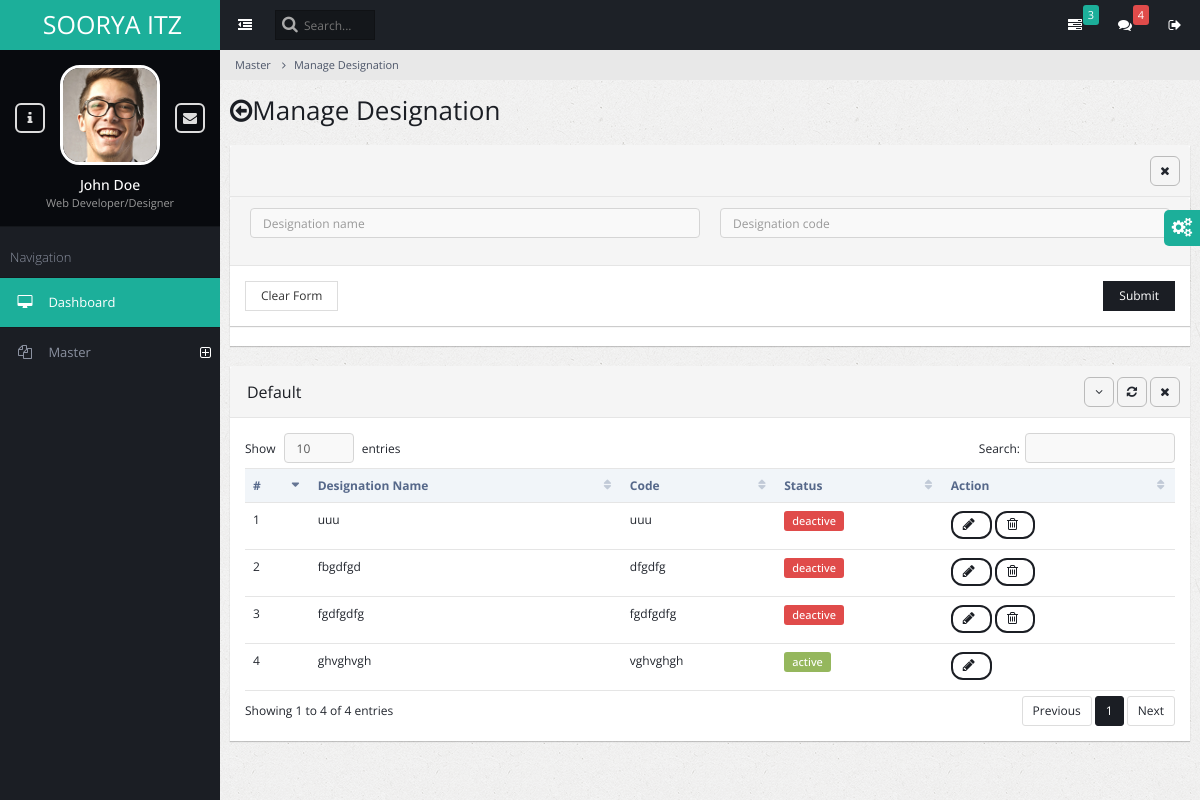
The page /admin_desig_manage/ on the database its author committed.
### admin_master/models.py (models this page shows)
class Academicdesignation(models.Model):
    designame = models.CharField(max_length=260)
    desigcode = models.CharField(max_length=260)
    desigstatus = models.IntegerField(default=1)

### admin_master/views.py (the view, shortened to what this page needs)
# urls.py: path('admin_desig_manage/', views.admin_designation_manage, name='admin_desig_manage'),
def admin_designation_manage(request):
    success_message = None
    error_message = None
    designations = Academicdesignation.objects.all()
    context = {
        'errormessage': error_message,
        'successmessage': success_message,
        'designations': designations,
    }
    return render(request, 'admin_master_designation_manage.html', context)

### admin_master/templates/admin_master_designation_manage.html (shortened to what this page needs)
{% extends "base.html" %}
{% block content %}
<ul class="breadcrumb">
    <li><a href="#">Master</a></li>
    <li><a href="#">Manage Designation</a></li>
</ul>
<div class="page-title">
    <h2><span class="fa fa-arrow-circle-o-left"></span>Manage Designation</h2>
</div>
<div class="page-content-wrap">
    <div class="row">
        <div class="col-md-12">
            <div class="panel panel-default">
                <div class="panel-heading">
                    <ul class="panel-controls">
                        <li><a href="#" class="panel-remove"><span class="fa fa-times"></span></a></li>
                    </ul>
                </div>
                <form method='post' >
        <div class="panel panel-default">
            <div class="panel-heading">
            <div class="row">
            <div class="col-md-6">
                <input type="text" placeholder="Designation name"  autofocus class="form-control" class="panel-title" name="designame" required><br>
            </div>
            <div class="col-md-6">
                <input type="text" placeholder="Designation code" class="form-control"class="panel-title" name="desigcode" required><br>
            </div>
            </div>
        </div>
        <div class="panel-body d-flex justify-content-between">
            <button class="btn btn-default">Clear Form</button>
            <button class="btn btn-primary pull-right">Submit</button>
        </div>
        </div>
    </form>
    </div>
</div>
<div class="page-content-wrap">
    <div class="row">
        <div class="col-md-12">
                     <div class="panel panel-default">
                        <div class="panel-heading">
                            <h3 class="panel-title">Default</h3>
                            <ul class="panel-controls">
                                <li><a href="#" class="panel-collapse"><span class="fa fa-angle-down"></span></a></li>
                                <li><a href="#" class="panel-refresh"><span class="fa fa-refresh"></span></a></li>
                                <li><a href="#" class="panel-remove"><span class="fa fa-times"></span></a></li>
                            </ul>
                        </div>
                        <div class="panel-body">
                            <table class="table datatable">
                                <thead>
                                    <tr>
                                        <th>#</th>
                                        <th>Designation Name</th>
                                        <th>Code</th>
                                        <th>Status</th>
                                        <th>Action</th>
                                    </tr>
                                </thead>
                                <tbody>
                                    {% for designation in designations %}
                                    <tr id="{{designation.id}}">
                                        <td>{{ forloop.counter }}</td>
                                        <td>{{ designation.designame }}</td>
                                        <td>{{ designation.desigcode }}</td>
                                        <td> {%if designation.desigstatus == 1  %}
                      <p class="badge badge-success">active
                       </td>
                       {% else %}
                       <p class="badge badge-danger">deactive</td>
                         {% endif %}</td>
                                        <td>
                                            <button class="btn btn-primary btn-rounded"  onclick="edit_desirow({{designation.id}});">
                                                <span  id= "spinner{{designation.id}}" class="fa fa-pencil" ></span>
                                            </button>
                                            {% if  not designation.desigstatus == 1 %}
                                            <button class="btn btn-primary btn-rounded" >
                                                <span  id= "spinner{{designation.id}}" class="fa fa-trash-o" onClick="delete_des({{designation.id}})" >  </button>
                                                    {% endif %}
                                    </tr>
                                    {% endfor %}
                                </tbody>
                            </table>
                        </div>
                    </div>
{% endblock   %}

### rows shown on the page
Academicdesignation: designame "uuu", desigcode "uuu", desigstatus "deactive"
Academicdesignation: designame "fbgdfgd", desigcode "dfgdfg", desigstatus "deactive"
Academicdesignation: designame "fgdfgdfg", desigcode "fgdfgdfg", desigstatus "deactive"
Academicdesignation: designame "ghvghvgh", desigcode "vghvghgh", desigstatus "active"
